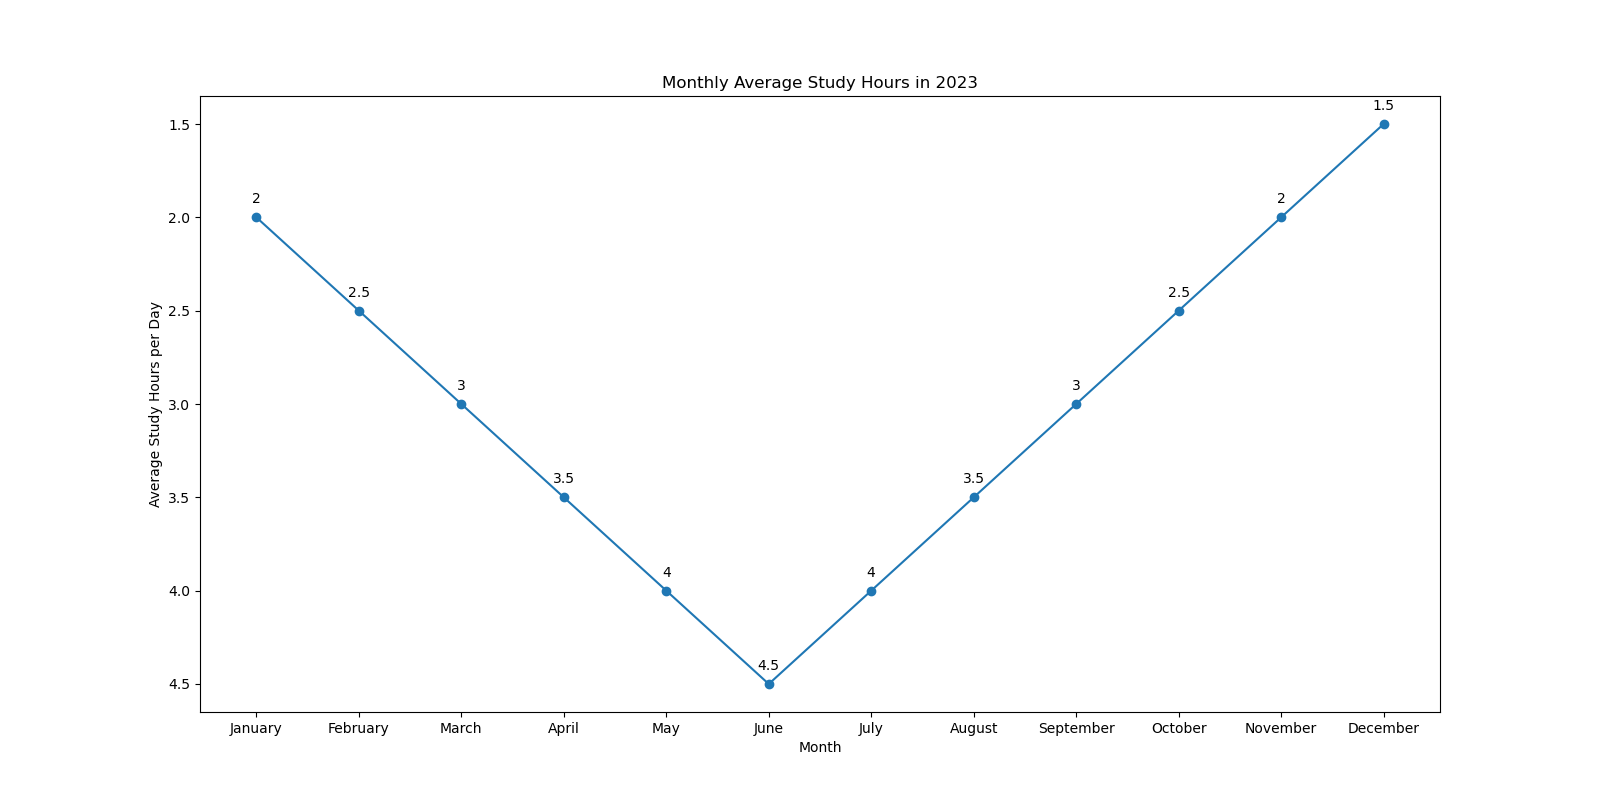

This chart was generated by the following Python code:

import matplotlib.pyplot as plt

# Data points
months = ['January', 'February', 'March', 'April', 'May', 'June', 'July', 'August', 'September', 'October', 'November', 'December']
study_hours = [2, 2.5, 3, 3.5, 4, 4.5, 4, 3.5, 3, 2.5, 2, 1.5]

# Create a figure and an axes
fig, ax = plt.subplots(figsize=(16, 8))

# Plotting the line chart
ax.plot(months, study_hours, marker='o', linestyle='-', color='#1f77b4')
ax.set(xlabel='Month', ylabel='Average Study Hours per Day', title='Monthly Average Study Hours in 2023')
ax.invert_yaxis()

# Annotation
for i, txt in enumerate(study_hours):
    ax.annotate(txt, (months[i], study_hours[i]), textcoords="offset points", xytext=(0,10), ha='center')

# Display the plot
plt.show()
